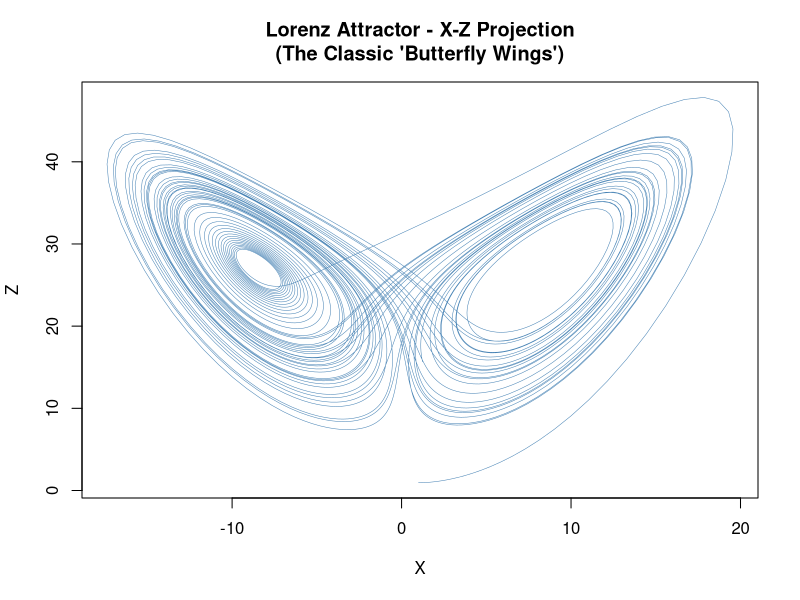
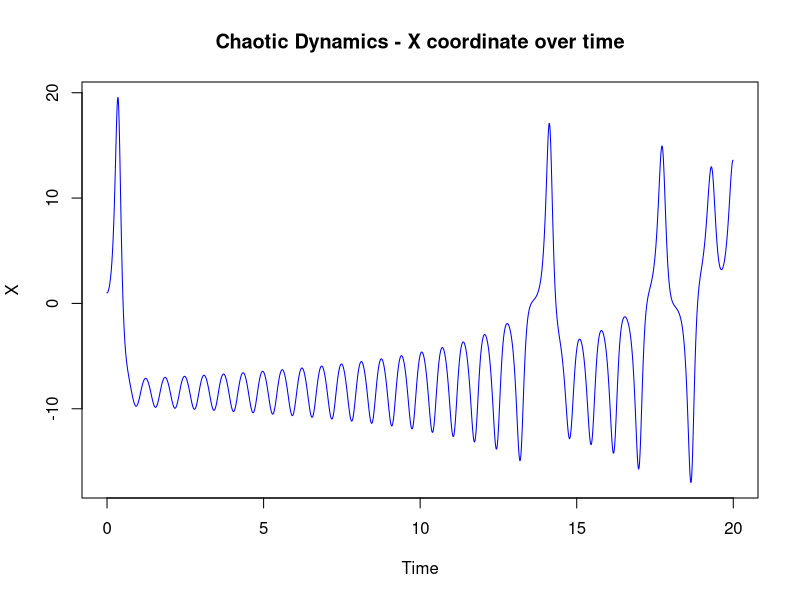
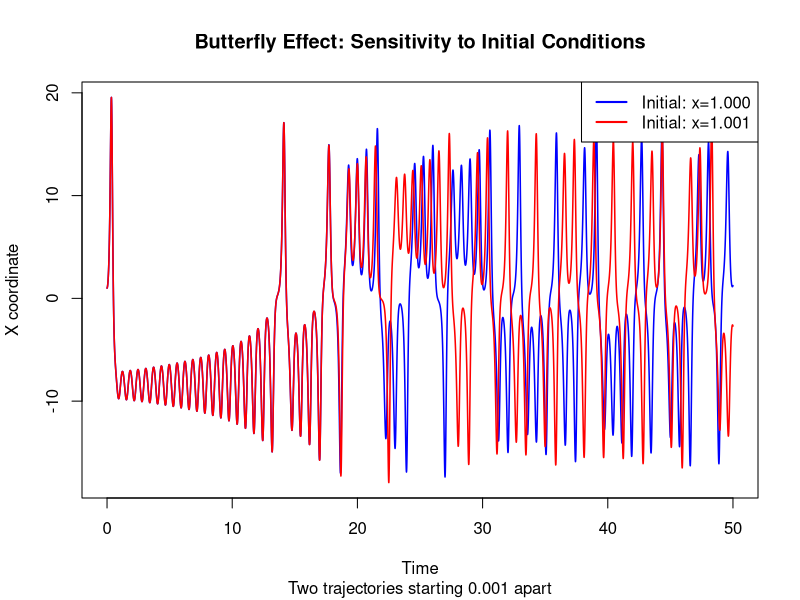

The R script that drew these images, in order:
#!/usr/bin/env Rscript
# ============================================================================
# Lorenz Attractor - The Butterfly Effect
# Based on Gleick's "Chaos: Making a New Science"
# ============================================================================

cat("==============================================================\n")
cat("  LORENZ ATTRACTOR - THE BUTTERFLY EFFECT\n")
cat("  From Gleick's 'Chaos: Making a New Science'\n")
cat("==============================================================\n\n")

# Install and load required packages
packages <- c("deSolve", "ggplot2")
for (pkg in packages) {
  if (!require(pkg, character.only = TRUE, quietly = TRUE)) {
    cat(paste("Installing", pkg, "...\n"))
    install.packages(pkg, repos = "http://cran.r-project.org", quiet = TRUE)
    library(pkg, character.only = TRUE)
  }
}

# ============================================================================
# THE LORENZ EQUATIONS (from Gleick, p. ~30)
# ============================================================================
# dx/dt = 10(y-x)           [σ(y-x) where σ=10]
# dy/dt = –xz + 28x – y     [x(ρ-z) - y where ρ=28]
# dz/dt = xy–(8/3)z         [xy - βz where β=8/3]
# ============================================================================

lorenz_system <- function(t, state, parameters) {
  with(as.list(c(state, parameters)), {
    dx <- sigma * (y - x)
    dy <- x * (rho - z) - y
    dz <- x * y - beta * z
    list(c(dx, dy, dz))
  })
}

# Classic parameters
parameters <- c(sigma = 10, rho = 28, beta = 8/3)
initial_state <- c(x = 1, y = 1, z = 1)
times <- seq(0, 50, by = 0.01)

cat("Solving Lorenz equations...\n")
solution <- ode(y = initial_state, times = times, 
                func = lorenz_system, parms = parameters)
lorenz_df <- as.data.frame(solution)

cat("Creating visualizations...\n\n")

# X-Z Projection (Classic Butterfly Wings)
pdf("lorenz_xz_projection.pdf", width = 10, height = 8)
plot(lorenz_df$x, lorenz_df$z, type = "l", col = "steelblue",
     main = "Lorenz Attractor - X-Z Projection\n(The Classic 'Butterfly Wings')",
     xlab = "X", ylab = "Z", lwd = 0.5)
dev.off()

# Time series
pdf("lorenz_timeseries.pdf", width = 10, height = 6)
plot(lorenz_df$time[1:2000], lorenz_df$x[1:2000], type = "l", col = "blue",
     main = "Chaotic Dynamics - X coordinate over time",
     xlab = "Time", ylab = "X", lwd = 1)
dev.off()

# BUTTERFLY EFFECT
cat("Demonstrating Butterfly Effect...\n")
initial_state2 <- c(x = 1.001, y = 1, z = 1)
solution2 <- ode(y = initial_state2, times = times, 
                 func = lorenz_system, parms = parameters)
df2 <- as.data.frame(solution2)

pdf("butterfly_effect.pdf", width = 10, height = 6)
plot(lorenz_df$time, lorenz_df$x, type = "l", col = "blue", lwd = 1.5,
     main = "Butterfly Effect: Sensitivity to Initial Conditions",
     sub = "Two trajectories starting 0.001 apart",
     xlab = "Time", ylab = "X coordinate", ylim = range(c(lorenz_df$x, df2$x)))
lines(df2$time, df2$x, col = "red", lwd = 1.5)
legend("topright", legend = c("Initial: x=1.000", "Initial: x=1.001"),
       col = c("blue", "red"), lwd = 2)
dev.off()

cat("\n✓ Visualizations saved:\n")
cat("  - lorenz_xz_projection.pdf\n")
cat("  - lorenz_timeseries.pdf\n")
cat("  - butterfly_effect.pdf\n\n")
cat("Key insights:\n")
cat("- Butterfly-like structure in phase space\n")
cat("- Aperiodic (never repeats)\n")
cat("- Sensitive to initial conditions\n")
cat("- Deterministic chaos!\n\n")
